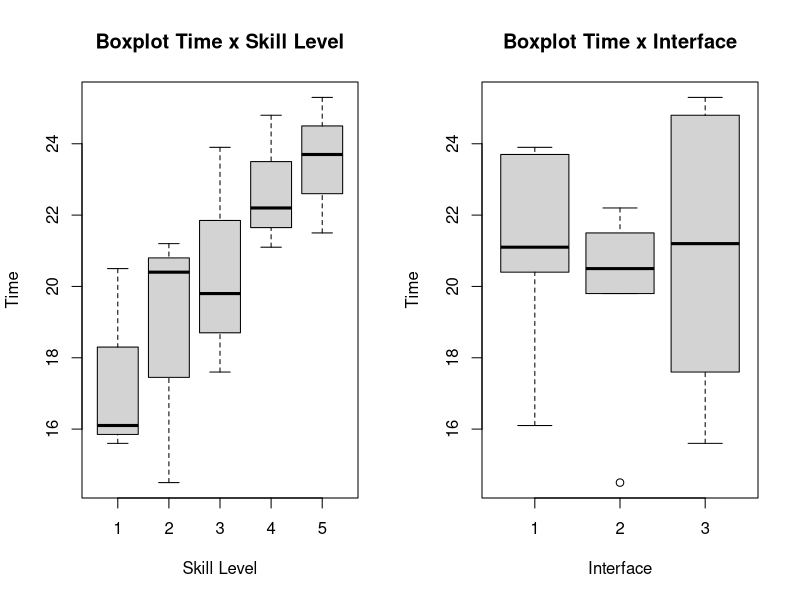
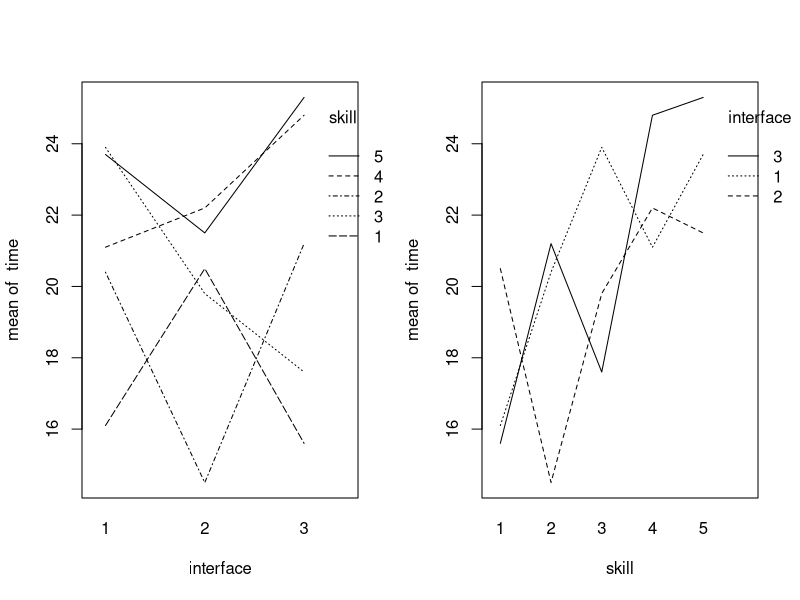
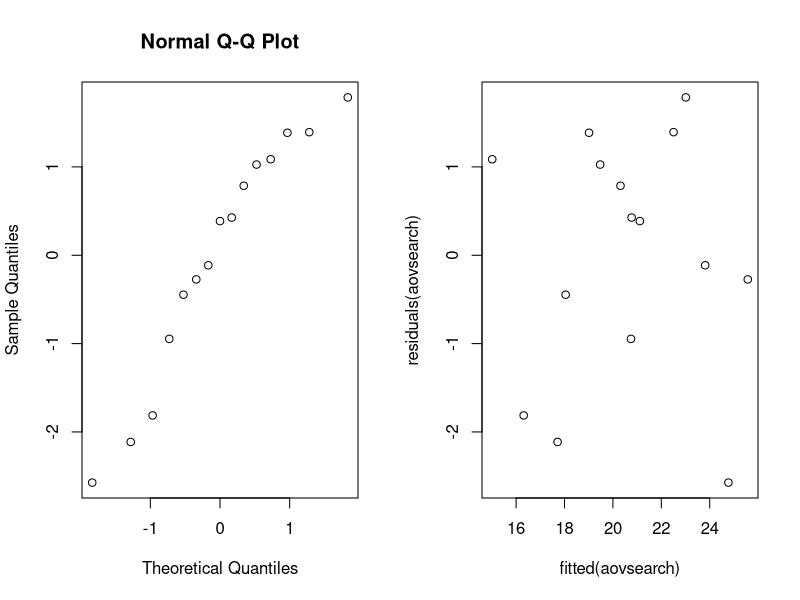
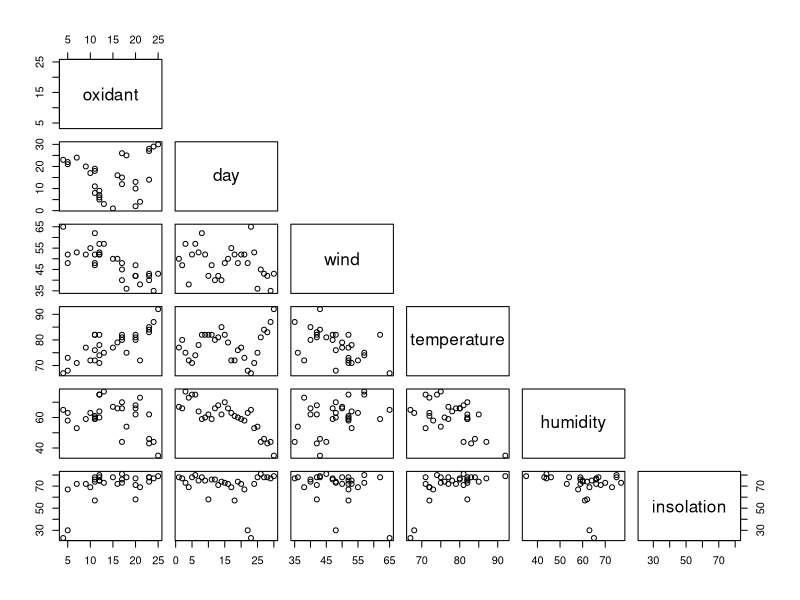
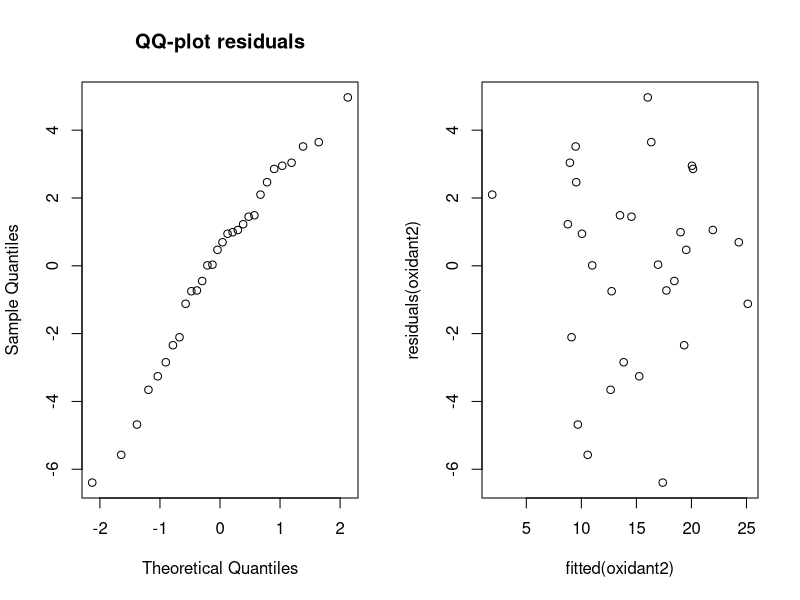

The R source for these figures, in order:
### Exercise 2
search = read.table("search.txt", header = TRUE)

# Question 1:
B = 5
I = 3
skill = as.factor(rep(1:B, I))
interface = as.factor(rep(1:I, B))
studentindex = sample(1:B*I)
search_random_frame= data.frame(cbind(skill, interface, studentindex))
search_random_frame

# Question 2:
attach(search)

par(mfrow=c(1,2))
boxplot(time~skill, main="Boxplot Time x Skill Level", ylab="Time", xlab="Skill Level")
boxplot(time~interface, main="Boxplot Time x Interface", ylab="Time", xlab="Interface")

par(mfrow=c(1,2))
interaction.plot(interface, skill, time); interaction.plot(skill, interface, time); 

# Question 3:
search$skill <- factor(search$skill)
search$interface <-  factor(search$interface)
aovsearch = lm(time~interface+skill, data = search)
anova(aovsearch)

# Question 4: ?
summary(aovsearch)
# Result is generated from summary of anova
estimatedTime = 15.013 +  5.300  + 4.460  

# Question 5:
par(mfrow=c(1,2))
qqnorm(residuals(aovsearch))
plot(fitted(aovsearch), residuals(aovsearch))

# Question 6: ?
friedman.test(time, interface, skill, data = search)
#friedman.test(time~interface|skill, data = search)

# Question 7:
oneaovsearch = lm(time~interface, data = search)
anova(oneaovsearch)

### Exercise 3

# Question 1
cream= read.table("cream.txt",header = TRUE)

cream$batch= as.factor(cream$batch)
cream$position= as.factor(cream$position)
cream$starter= as.factor(cream$starter)

creamaov= lm(acidity ~ starter + batch + position,data = cream)
summary(creamaov)

# Question 2
library(multcomp)
creammult= glht(creamaov,linfct = mcp(starter="Tukey"))
summary(creammult)

# Question 3
# In Word File

# Question 4
confint(creammult)


### Exercise 4
library(lme4)
# Question 1
cow = read.table("cow.txt", header = TRUE)
cow$id = factor(cow$id)
cow$per = factor(cow$per)
cow$treatment = factor(cow$treatment)

cowlm = lm(milk~treatment+id+per, data = cow)
summary(cowlm)

# Question 2: Result from question 1

# Question 3
cowlmer = lmer(milk~treatment+order+per+(1|id), data = cow)
summary(cowlmer)

# Question 4
attach(cow)
t.test(milk[treatment=="A"],milk[treatment=="B"],paired=TRUE)

### Exercise 6

# Question 1
airpollution= read.table("airpollution.txt", header = TRUE)
pairs(oxidant ~ day + wind + temperature + humidity + insolation , data= airpollution, upper.panel= NULL)

# Question 2
oxidant_day= lm(oxidant ~ day, data = airpollution)
summary(oxidant_day)
#p_value: 0.582

oxidant_wind= lm(oxidant ~ wind, data = airpollution)
summary(oxidant_wind)
#p_value: 8.20e-07

oxidant_temperature=lm(oxidant ~ temperature, data = airpollution)
summary(oxidant_temperature)
#p_value: 1.17e-06

oxidant_humidity=lm(oxidant ~ humidity, data = airpollution)
summary(oxidant_humidity)
#p_value: 0.056317

oxidant_insolation=lm(oxidant ~ insolation, data = airpollution)
summary(oxidant_insolation)
#p_value: 0.00441

## step 1 - select the smallest p-value (wind)
oxidant1= lm(oxidant ~ wind, data = airpollution)
summary(oxidant1)

## step 2 - select second smallest p-value (temperature)
oxidant2=lm(oxidant ~ wind + temperature, data = airpollution)
summary(oxidant2)

## step 3 - select third smallest p-value (insolation)
oxidant3=lm(oxidant ~ wind + temperature + insolation, data = airpollution)
summary(oxidant3)

## Best Model
oxidant2

# Question 3
## step 1 - full model
oxidant5= lm(oxidant ~ wind + temperature + insolation + humidity + day, data = airpollution)
summary(oxidant5)

## step 2 - remove the highest p-value (day)
oxidant4= lm(oxidant ~ wind + temperature + insolation + humidity , data = airpollution)
summary(oxidant4)

## step 3 - remove second highest p-value (insolation)
oxidant3= lm(oxidant ~ wind + temperature + humidity , data = airpollution)
summary(oxidant3)

## step 4 - remove third highest p-value (humidity)
oxidant2= lm(oxidant ~ wind + temperature , data = airpollution)
summary(oxidant2)

# Question 4
## Best Model
oxidant2

# Question 5
par(mfrow=c(1,2))
qqnorm(residuals(oxidant2), main = "QQ-plot residuals")
plot(fitted(oxidant2),residuals(oxidant2))
